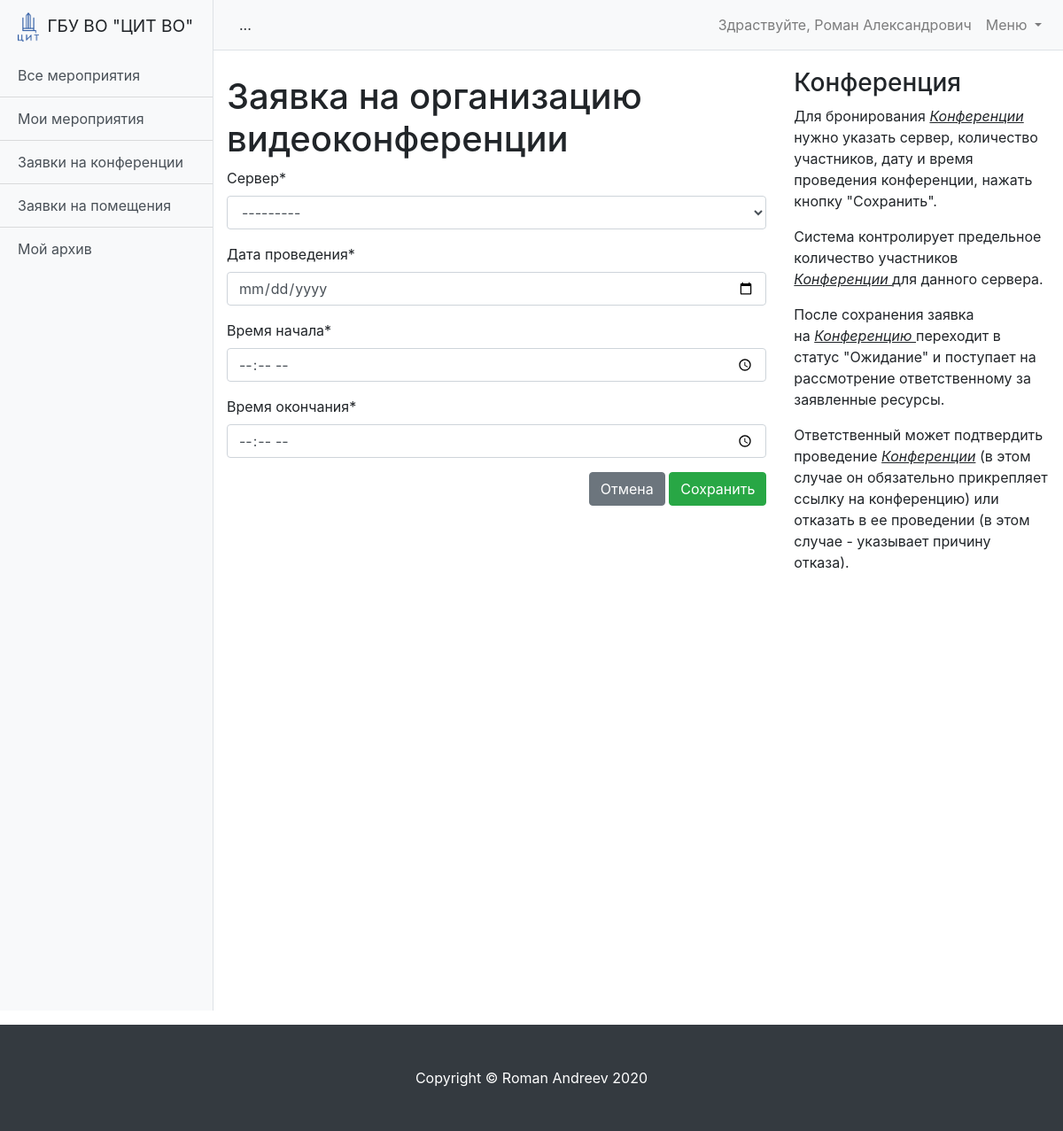
Page /schedule/event/36/conference-create/ (signed in) on the committed database.
### schedule/models.py (models this page shows, shortened)
class User(AbstractUser):
    is_operator = models.BooleanField(default=False, verbose_name='Опертор')
    is_assistant = models.BooleanField(default=False, verbose_name='Ассистент')
    organization = models.ForeignKey('Organization', verbose_name='Организация', on_delete=models.SET_NULL,
                                     null=True, blank=True)
    subscribe_mail = models.BooleanField(verbose_name='Подписка на почтовую рассылку', default=False)
    telegram = models.CharField(max_length=10, verbose_name='Телеграм чат-id', null=True, blank=True)
    subscribe_telegram = models.BooleanField(verbose_name='Подписка на рассылку в телеграм', default=False)
    phone = models.CharField(max_length=100, verbose_name='Телефон', null=True, blank=True)

### help/models.py (models this page shows, shortened)
class Page(models.Model):
    serial_number = models.SmallIntegerField(verbose_name='Порядковый номер')
    name = models.CharField(verbose_name='Название', max_length=20)
    slug = models.SlugField(unique=True)
    urls = models.TextField(verbose_name='Страницы для автоматического вывода',
                            help_text='Перечислите url-адреса страниц на которых будет автоматически отображатся эта '
                                      'страница помощи. Например: "/schedule/event-create/;" или '
                                      '"/schedule/event/*.*/conference-create/; /schedule/conference-approve/*.*/;", '
                                      'где ";" - конец адреса.',
                            null=True, blank=True)
    section = models.ForeignKey('Section', verbose_name='Раздел', on_delete=models.CASCADE)
    created_at = models.DateTimeField(auto_now_add=True)
    updated_at = models.DateTimeField(auto_now=True)
    title = models.CharField(verbose_name='Заголовок', max_length=60)
    body_text = models.TextField(verbose_name='Содержание страницы')
    class Meta:
        ordering = ['serial_number']
        verbose_name = 'Страница'
        verbose_name_plural = 'Страницы'

### schedule/views/conference.py (the view, shortened to what this page needs)
# urls.py: path('event/<int:pk>/conference-create/', ConferenceCreateView.as_view(), name='conference_create'),
class ConferenceCreateView(LoginRequiredMixin, HelpMixin, CreateView):
    model = Conference
    form_class = ConferenceCreateForm

### schedule/forms.py (shortened to what this page needs)
class ConferenceCreateForm(forms.ModelForm):
    date = forms.DateField(widget=forms.TextInput(attrs={'type': 'date'}))
    time_start = forms.TimeField(widget=forms.TextInput(attrs={'type': 'time'}))
    time_end = forms.TimeField(widget=forms.TextInput(attrs={'type': 'time'}))
    def __init__(self, *args, **kwargs):
        super().__init__(*args, **kwargs)
        self.fields['date'].label = 'Дата проведения'
        self.fields['time_start'].label = 'Время начала'
        self.fields['time_end'].label = 'Время окончания'
    class Meta:
        model = Conference
        fields = (
            'server',
            'quota',
            'link',
            'description',
            'file',
            'date',
            'time_start',
            'time_end',
        )
        widgets = {
            'server': CustomSelectWidget(),
        }
        class Media:
            js = ('js/base.js',)  # Проверять на проде

### schedule/forms.py (called while the page is built)
    def create_option(self, name, value, label, selected, index, subindex=None, attrs=None):
        option = super().create_option(name, value, label, selected, index)
        if value:
            server = get_object_or_none(self.choices.queryset, pk=str(value))  # get server instance
            option['attrs']['data-server-type'] = server.server_type  # set option attribute
        return option

### schedule/models.py (called while the page is built)
def get_object_or_none(klass, *args, **kwargs):
    queryset = _get_queryset(klass)
    try:
        return queryset.get(*args, **kwargs)
    except queryset.model.DoesNotExist:
        return None

    def __str__(self):
        if self.application:
            return f'{self.name } - {self.application}'
        return self.name

    def __str__(self):
        return self.name

### schedule/views/mixins.py (called while the page is built)
    def get_url_pattern(self):
        return re.sub(r'\d+', '*.*', self.request.path) + ';'

    def get_context_data(self, **kwargs):
        context = super().get_context_data(**kwargs)
        context['help'] = Page.objects.filter(urls__icontains=self.get_url_pattern()).first()
        return context

### schedule/templates/schedule/conference_form.html (shortened to what this page needs)
{% extends 'schedule/base.html' %}
{% load crispy_forms_tags %}
{% load static %}
{% block data %}
<h1 class="mt-4">Заявка на организацию видеоконференции</h1>
<div>
    <form action=""  method="POST" enctype="multipart/form-data">
        {{ form|crispy }}
        <div align="right">
            <a class="btn btn-secondary" href="{{ request.META.HTTP_REFERER }}" role="button">Отмена</a>
            <input type="submit" class="btn btn-success" value="Сохранить">
        </div>
    </form>
</div>
{% endblock data %}

### schedule/templates/schedule/base.html (shortened to what this page needs)
{% extends "base.html" %}
{% load static %}
{% block content %}
<div class="row">
  <div class="col-8">
      {% block data %}
      {% endblock data %}
  </div>
  <div class="col p-3">
    <h3>{{ help.title }}</h3>
    <div class="h-50 d-inline-block overflow-auto">
      {% autoescape off %}
      {{ help.body_text }}
      {% endautoescape %}
    </div>
  </div>
</div>
{% endblock content %}

### templates/base.html (shortened to what this page needs)
<!DOCTYPE html>
<html lang="en">
{% load static %}
<head>
    <link href="{% static 'vendor/bootstrap/css/bootstrap.min.css' %}" rel="stylesheet">
    <link href=" {% static 'css/simple-sidebar.css' %}" rel="stylesheet">
</head>
<body>
<div class="d-flex" id="wrapper">
    {% block sidebar %}
    <div class="bg-light border-right" id="sidebar-wrapper">
        <div class="sidebar-heading">
            <img src="{% static 'image.png' %}" width="24" class="img-fluid mr-1" alt="...">
            ГБУ ВО "ЦИТ ВО"
        </div>
        <div class="list-group list-group-flush">
            {% block sidebar_link %}
            <a href="{% url 'event_list' %}" class="list-group-item list-group-item-action bg-light">Все мероприятия</a>
            <a href="{% url 'my_event_list' %}" class="list-group-item list-group-item-action bg-light">Мои мероприятия</a>
            {% if request.user.is_operator %}
            <a href="{% url 'conference_list' %}" class="list-group-item list-group-item-action bg-light">Заявки на конференции</a>
            {% endif %}
            {% if request.user.is_assistant %}
            <a href="{% url 'booking_list' %}" class="list-group-item list-group-item-action bg-light">Заявки на помещения</a>
            {% endif %}
            <a href="{% url 'event_archive' %}" class="list-group-item list-group-item-action bg-light">Мой архив</a>
            {% endblock sidebar_link %}
        </div>
    </div>
    <div id="page-content-wrapper">
        <nav class="navbar navbar-expand-lg navbar-light bg-light border-bottom">
            <button class="btn btn-light" id="menu-toggle">...</button>
            {% endblock sidebar %}
            <div class="collapse navbar-collapse" id="navbarSupportedContent">
                <ul class="navbar-nav ml-auto mt-2 mt-lg-0">
                    <li class="nav-item">
                        {% if request.user.is_authenticated %}
                        <a class="nav-link" href="{% url 'settings' %}">Здраствуйте, {{ request.user.first_name }}</a>
                        {% endif %}
                    </li>
                    <li class="nav-item dropdown">
                        <a class="nav-link dropdown-toggle" href="#" id="navbarDropdown" role="button" data-toggle="dropdown" aria-haspopup="true" aria-expanded="false">
                            Меню
                        </a>
                    </li>
                </ul>
            </div>
        </nav>
        <div class="container-fluid">
            <div >
                {% block content %}
                {% endblock content %}
            </div>
        </div>
    </div>
</div>
<footer class="py-5 bg-dark mt-3">
  <div class="container">
    <p class="m-0 text-center text-white">Copyright &copy; Roman Andreev 2020</p>
  </div>
</footer>
</body>
</html>

### static_dev/css/simple-sidebar.css (style rules this page uses)
#wrapper { overflow-x: hidden; }
#sidebar-wrapper { min-height: 100vh; margin-left: -15rem; -webkit-transition: margin .25s ease-out; -moz-transition: margin .25s ease-out; -o-transition: margin .25s ease-out; transition: margin .25s ease-out; }
#sidebar-wrapper .sidebar-heading { padding: 0.875rem 1.25rem; font-size: 1.2rem; }
#sidebar-wrapper .list-group { width: 15rem; }
#page-content-wrapper { min-width: 100vw; }
@media (min-width: 768px) { #sidebar-wrapper { margin-left: 0; } }
@media (min-width: 768px) { #page-content-wrapper { min-width: 0; width: 100%; } }

### rows in the picture
User: user.first_name "Роман Александрович"
Page: title "Конференция", body_text "Для бронирования Конференции нужно указать сервер, количество участников, дату и время проведения конференции, нажать кнопку \"Сохранить\". Система контролирует предельное количество участников Конференции для данного сервера. После сохранения заявка на Конференцию переходит в статус \"Ожидание\" и поступает на рассмотрение ответственному за заявленные ресурсы. Ответственный может подтвердить проведение Конференции (в этом случае он обязательно прикрепляет ссылку на конференцию) или отказать в ее проведении (в этом случае - указывает причину отказа)."
